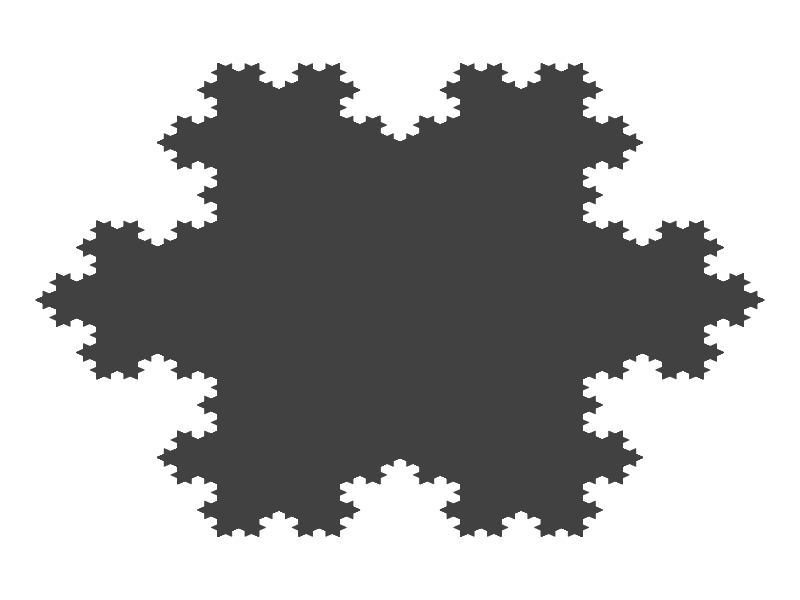

Recreate this plot in R.


KochSnowflakeExample <- function(n,length){
  
  
  
  iterate <- function(T,i){
    A = T[ ,1]; B=T[ ,2]; C = T[,3];
    if (i == 1){
      d = (A + B)/2; h = (C-d); d = d-(1/3)*h;
      e = (2/3)*B + (1/3)*A; f = (1/3)*B + (2/3)*A;
    }
    
    if (i == 2){
      d = B; e = (2/3)*B + (1/3)*C; f = (2/3)*B + (1/3)*A;
    }
    
    if (i == 3){
      d = (B + C)/2; h = (A-d); d = d-(1/3)*h;
      e = (2/3)*C + (1/3)*B; f = (1/3)*C + (2/3)*B;
    }
    
    if (i == 4){
      d = C; e = (2/3)*C + (1/3)*A; f = (2/3)*C + (1/3)*B;
    }
    
    if (i == 5){
      d = (A + C)/2; h = (B-d); d = d-(1/3)*h;
      e = (2/3)*A + (1/3)*C; f = (1/3)*A + (2/3)*C;
    }
    
    if (i == 6){
      d = A; e = (2/3)*A + (1/3)*C; f = (2/3)*A + (1/3)*B;
    }
    
    if (i == 0){
      d = A; e = B; f = C;
    }
    
    Tnew = cbind(d,e,f)
    return(Tnew); 
  }
  
  draw <- function(T, col=rgb(0.255,0.255,0.255),border=rgb(0.255,0.255,0.255)){
    polygon(T[1,],T[2,],col=col,border=border)
  }
  
  Iterate = function(T,v,col=rgb(0.255,0.255,0.255),border=rgb(0.255,0.255,0.255)){
    for (i in v) T = iterate(T,i);
    draw(T,col=col,border=border);
  }
  ciclos<-function(T0,Nmax,vector,nActual){
   
    for(i in 0:6){
      vector[nActual]=i
        if(nActual<Nmax){
          ciclos(T0,Nmax,vector,nActual+1)
        }else {
          Iterate(T0,vector)
        }
      }
  }
  
 
  A = matrix(c(1,0),2,1);
  B = matrix(c(cos(2*pi/3), sin(2*pi/3)),2,1);
  C = matrix(c(cos(2*pi/3),-sin(2*pi/3)),2,1);
  T0 = cbind(A,B,C);
  
  plot(numeric(0),xlim=c(-1.1,1.1),ylim=c(-1.1,1.1),axes=FALSE,frame=FALSE,ann=FALSE);
  par(mar=c(0,0,0,0),bg=rgb(0,0,0));
  par(usr=c(-1.1,1.1,-1.1,1.1));
  

  
  for(a in 0:n){
    pActual<-3*length*(4/3)^a
    print(pActual)
    
  }
  
  
  vector<-c()
  if(n==0){
    Iterate(T0,c(0))
  }else{
    ciclos(T0,n,vector,1)
  }
}
KochSnowflakeExample(4,200)

